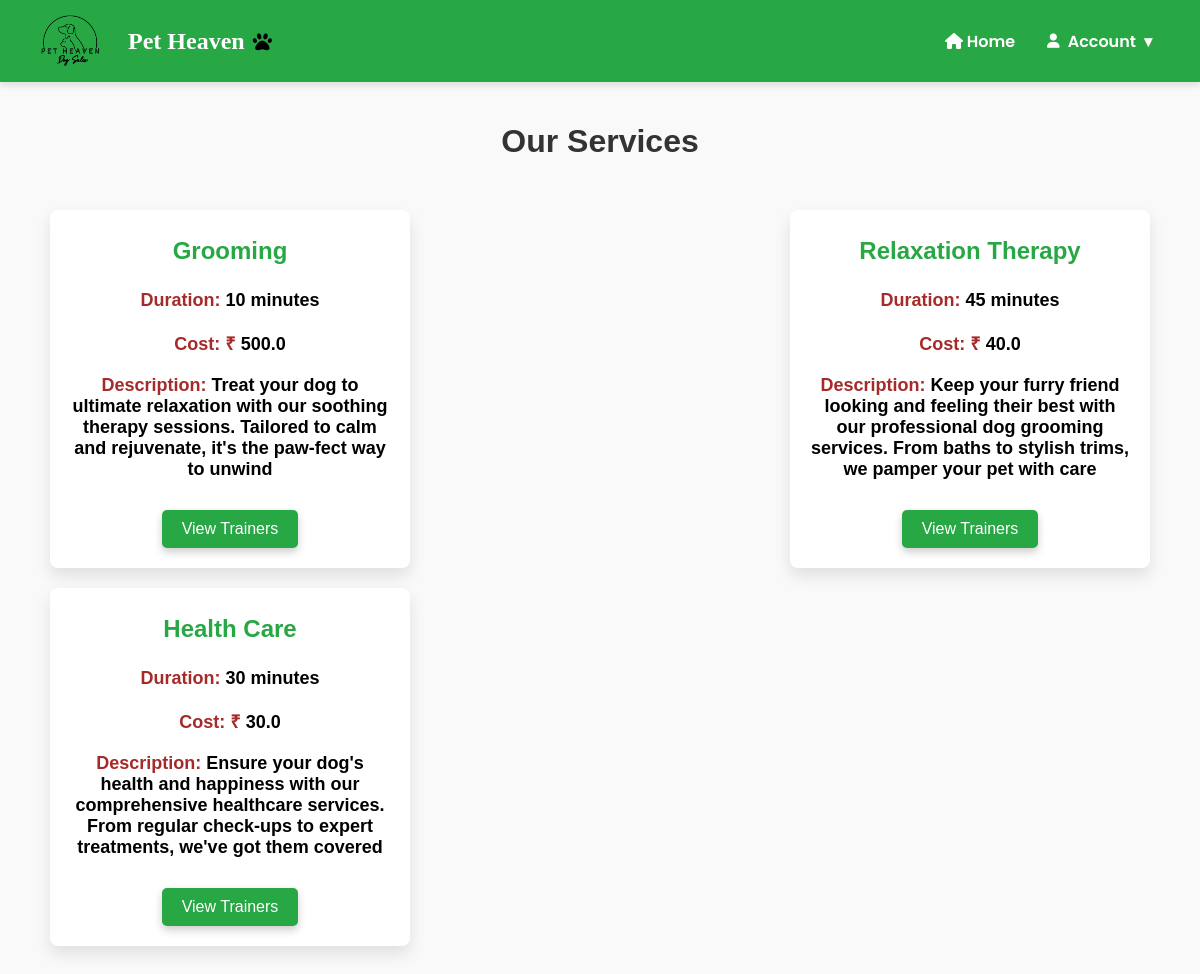
Page /services on the earlier database version.
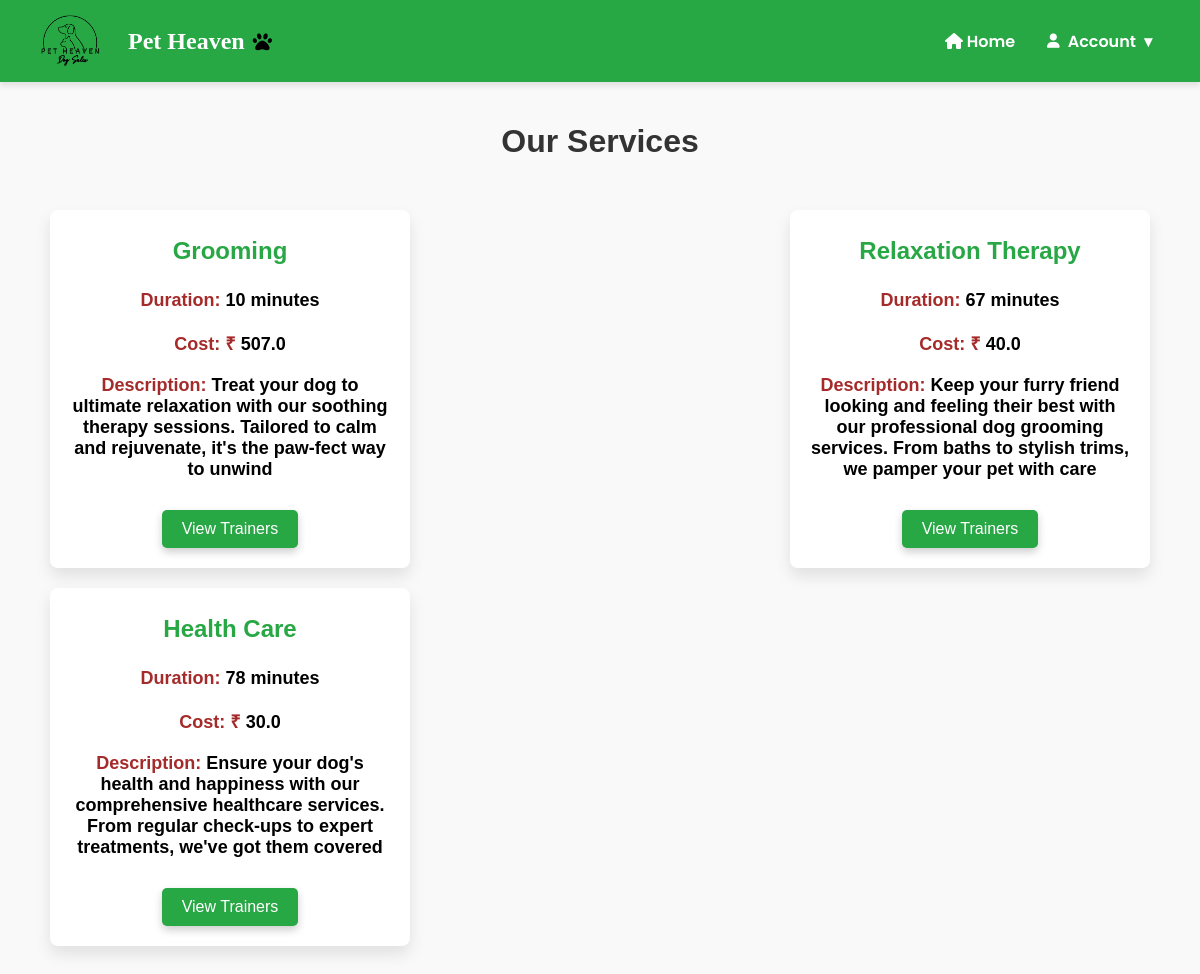
Same page on the later database version.
### models.py (models this page shows, shortened)
class Service(db.Model):
    id = db.Column(db.Integer, primary_key=True)
    service_name = db.Column(db.String(100), nullable=False)
    duration = db.Column(db.String(50), nullable=False)
    cost = db.Column(db.Float, nullable=False)
    description = db.Column(db.Text, nullable=False)

### app.py (the view)
@app.route('/services')
def list_services():
    services = Service.query.all()
    return render_template('services3.html', services=services)

### templates/services3.html (shortened to what this page needs)
<!DOCTYPE html>
<html lang="en">
<head>
  <link rel="stylesheet" href="{{ url_for('static', filename='css/style4.css') }}" />
  <link rel="stylesheet" href="https://cdnjs.cloudflare.com/ajax/libs/font-awesome/6.0.0/css/all.min.css">
</head>
<body>
  <nav class="navbar">
    <div class="logo">
       <img src="{{ url_for('static', filename='images/logo1.png') }}" alt="Pet Heaven Logo">
 <span>Pet Heaven</span>
   </div>
   <ul class="nav-links">
     <li><a href="/customer_dashboard" class="nav-link" id="home-link"><i class="fas fa-home"></i> Home</a></li>
     <li class="dropdown">
       <a href="#" class="dropdown-toggle"><i class="fa-solid fa-user"></i> Account <span>&#9662;</span></a>
     </li>
   </ul>
</nav>
  <div class="container">
    <h1>Our Services</h1>
    <section class="services-overview">
      <div class="cards">
        {% for service in services %}
        <div class="card">
          <h3>{{ service.service_name }}</h3>
          <p><strong>Duration:</strong>
            {% if 'hour' in service.duration %}
            {{ service.duration.split(' ')[0] | int * 60 }} minutes
            {% elif 'minute' in service.duration %}
            {{ service.duration.split(' ')[0] }} minutes
            {% else %}
            {{ service.duration }} minutes
            {% endif %}
          </p>
          <p><strong>Cost: ₹</strong> {{ service.cost }}</p>
          <p><strong>Description:</strong> {{ service.description }}</p>
          <div class="button-container">
            <button class="add-to-cart" data-id="{{ service.id }}" onclick="window.location.href='{{ url_for('trainers_by_service', service_id=service.id) }}'">View Trainers
            </button>
          </div>
        </div>
        {% else %}
        <p>No services available</p>
        {% endfor %}
      </div>
    </section>
  </div>
</body>
</html>

### static/css/style4.css (style rules this page uses)
body { font-family: "Poppins", serif; font-weight: 100; margin: 0; padding: 0; background-color: #f9f9f9; }
h1 { text-align: center; color: #333; }
.cards { display: flex; justify-content: center; flex-wrap: wrap; padding: 30px; gap: 3rem; }
.navbar { display: flex; justify-content: space-between; align-items: center; background-color: #28a745; padding: 1rem 2rem; color: white; box-shadow: 0 4px 6px rgba(0, 0, 0, 0.1); position:relative; top: 0; left: 0; right: 0; height: 50px; z-index: 1000; }
.logo { display: flex; align-items: center; gap: 1rem; }
.logo img { height: 60px; width: 80px; object-fit: contain; background-color: transparent; }
.logo span { font-size: 1.5rem; font-weight: bold; color: #fff; font-family: 'Pacifico', cursive; display: flex; align-items: center; gap: 0.5rem; }
.logo span::after { content: '\f1b0'; font-family: 'Font Awesome 5 Free'; font-weight: 900; font-size: 1.2rem; color: black; }
.nav-links { list-style: none; display: flex; justify-content: space-around; align-items: center; gap: 0; margin: 0; padding: 0; }
.nav-links li a { text-decoration: none; color: white; font-weight: 600; padding: 0.5rem 1rem; border-radius: 20px; transition: all 0.3s ease; }
.navbar .dropdown { position: relative; display: flex; align-items: center; }
.navbar .dropdown .dropdown-toggle { cursor: pointer; padding: 0.5rem 1rem; color: white; font-weight: 600; text-decoration: none; display: flex; align-items: center; gap: 0.5rem; border-radius: 20px; transition: background-color 0.3s ease; }
.navbar .dropdown .dropdown-toggle i { font-size: 0.9rem; }
.container { max-width: 1200px; margin: 0 auto; padding: 20px; font-family: Arial, sans-serif; text-align: center; }
h1, h2 { color: #333; margin-bottom: 20px; }
.cards { display: flex; flex-wrap: wrap; justify-content: space-between; gap: 20px; }
.card { display: flex; flex-direction: column; justify-content: space-between; align-items: center; width: 320px; padding: 20px; border-radius: 8px; background-color: #fff; box-shadow: 0 8px 16px rgba(0, 0, 0, 0.1); transition: transform 0.3s ease, box-shadow 0.3s ease; }
.card h3 { margin-top: 0; margin-bottom: 10px; font-size: 24px; color: #28a745; font-family: Arial, Helvetica, sans-serif; text-align: center; width: 100%; line-height: 1.4; min-height: 40px; display: flex; align-items: center; justify-content: center; font-weight: 900; }
.card p { margin: 10px 0; font-size: 18px; color: #000000; font-family: Arial, Helvetica, sans-serif; }
.card p strong { color: brown; font-weight: 800; }
.button-container { display: flex; justify-content: space-between; gap: 10px; margin-top: 20px; }
.button-container button { padding: 10px 20px; font-size: 16px; border-radius: 5px; cursor: pointer; border: none; display: flex; justify-content: center; align-items: center; }
.button-container .add-to-cart { box-shadow: 0 4px 8px rgba(0, 0, 0, 0.2); background-color: #28a745; color: white; border-radius: 5px; }
.button-container button { background-color: #009cfd; color: white; }
p { font-size: 16px; color: #333; font-weight: bold; }

Differences in the rows shown:
changed Service "Grooming": cost "500.0" → "507.0"
changed Service "Relaxation Therapy": duration "45" → "67"
changed Service "Health Care": duration "30" → "78"
